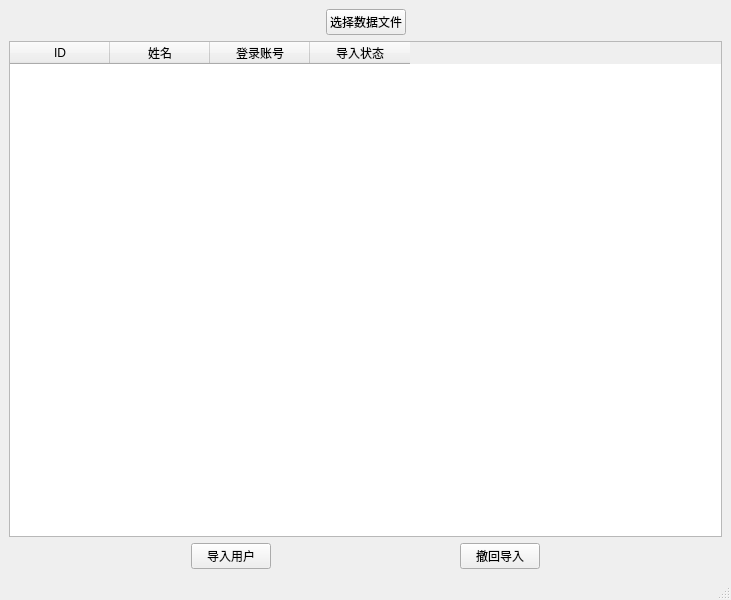
<?xml version="1.0" encoding="UTF-8"?>
<ui version="4.0">
 <class>window_main</class>
 <widget class="QMainWindow" name="window_main">
  <property name="geometry">
   <rect>
    <x>0</x>
    <y>0</y>
    <width>731</width>
    <height>600</height>
   </rect>
  </property>
  <property name="windowTitle">
   <string>黑羽数据管理</string>
  </property>
  <widget class="QWidget" name="centralwidget">
   <layout class="QVBoxLayout" name="verticalLayout">
    <item>
     <layout class="QHBoxLayout" name="horizontalLayout_2">
      <item>
       <spacer name="horizontalSpacer">
        <property name="orientation">
         <enum>Qt::Horizontal</enum>
        </property>
        <property name="sizeHint" stdset="0">
         <size>
          <width>40</width>
          <height>20</height>
         </size>
        </property>
       </spacer>
      </item>
      <item>
       <widget class="QPushButton" name="btn_chooseDataFile">
        <property name="text">
         <string>选择数据文件</string>
        </property>
       </widget>
      </item>
      <item>
       <spacer name="horizontalSpacer_2">
        <property name="orientation">
         <enum>Qt::Horizontal</enum>
        </property>
        <property name="sizeHint" stdset="0">
         <size>
          <width>40</width>
          <height>20</height>
         </size>
        </property>
       </spacer>
      </item>
     </layout>
    </item>
    <item>
     <widget class="QTableWidget" name="btn_userData">
      <column>
       <property name="text">
        <string>ID</string>
       </property>
      </column>
      <column>
       <property name="text">
        <string>姓名</string>
       </property>
      </column>
      <column>
       <property name="text">
        <string>登录账号</string>
       </property>
      </column>
      <column>
       <property name="text">
        <string>导入状态</string>
       </property>
      </column>
     </widget>
    </item>
    <item>
     <layout class="QHBoxLayout" name="horizontalLayout">
      <item>
       <spacer name="horizontalSpacer_3">
        <property name="orientation">
         <enum>Qt::Horizontal</enum>
        </property>
        <property name="sizeHint" stdset="0">
         <size>
          <width>40</width>
          <height>20</height>
         </size>
        </property>
       </spacer>
      </item>
      <item>
       <widget class="QPushButton" name="btn_importUsers">
        <property name="text">
         <string>导入用户</string>
        </property>
       </widget>
      </item>
      <item>
       <spacer name="horizontalSpacer_5">
        <property name="orientation">
         <enum>Qt::Horizontal</enum>
        </property>
        <property name="sizeHint" stdset="0">
         <size>
          <width>40</width>
          <height>20</height>
         </size>
        </property>
       </spacer>
      </item>
      <item>
       <widget class="QPushButton" name="btn_revertImport">
        <property name="text">
         <string>撤回导入</string>
        </property>
       </widget>
      </item>
      <item>
       <spacer name="horizontalSpacer_4">
        <property name="orientation">
         <enum>Qt::Horizontal</enum>
        </property>
        <property name="sizeHint" stdset="0">
         <size>
          <width>40</width>
          <height>20</height>
         </size>
        </property>
       </spacer>
      </item>
     </layout>
    </item>
   </layout>
  </widget>
  <widget class="QMenuBar" name="menubar">
   <property name="geometry">
    <rect>
     <x>0</x>
     <y>0</y>
     <width>731</width>
     <height>23</height>
    </rect>
   </property>
  </widget>
  <widget class="QStatusBar" name="statusbar"/>
 </widget>
 <resources/>
 <connections/>
</ui>
